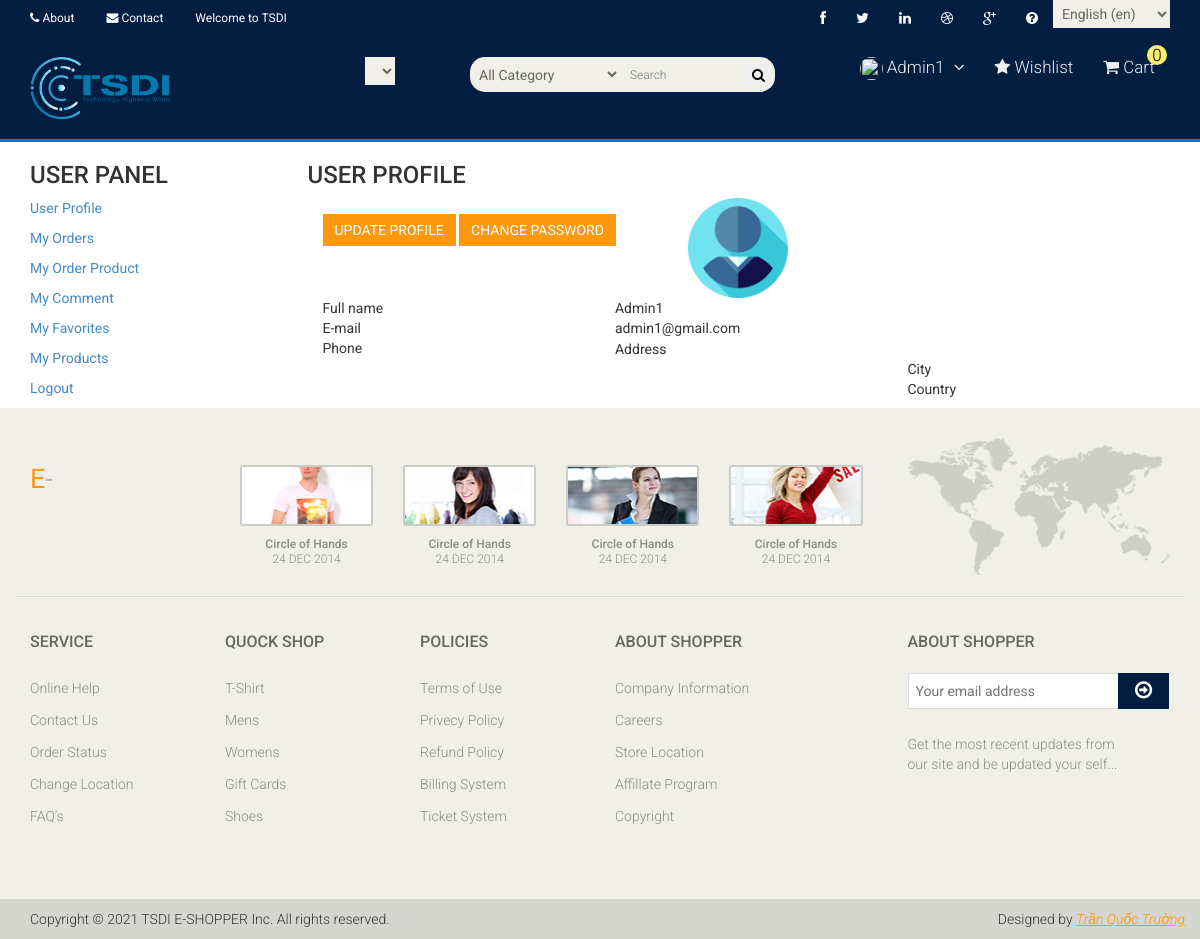
The page /user/userprofile/ (signed in) on the database its author committed.
### user/models.py (models this page shows, shortened)
class UserProfile(models.Model):
    user = models.OneToOneField(User, on_delete=models.CASCADE)
    phone = models.CharField(max_length=15, blank=True)
    address = models.CharField(max_length=150, blank=True)
    city = models.CharField(max_length=20, blank=True)
    country = models.CharField(max_length=20, blank=True)
    image = models.ImageField(blank=True, upload_to='user')
    language = models.ForeignKey(Language, on_delete=models.CASCADE, null=True, blank=True)
    currency = models.ForeignKey(Currency, on_delete=models.CASCADE, null=True, blank=True)
    def image_tag(self):
        return mark_safe('<img src="{}" height="50"/>'.format(self.image.url))
    image_tag.short_decription = 'Image'

### user/views.py (the view)
# urls.py: path('userprofile/', userprofile_form, name='userprofile'),
def userprofile_form(request):
    categories = Category.objects.all()
    profile = UserProfile.objects.get(user_id=request.user.id)
    context = dict(categories=categories, profile=profile)
    return render(request, 'userprofile_form.html', context)

### home/templatetags/poll_extras.py (called while the page is built)
@register.simple_tag
def categorylist():
    return Category.objects.all()

@register.simple_tag
def shopcartcount(userid):
    count = ShopCart.objects.filter(user_id=userid).count()
    return count

### user/templates/userprofile_form.html (shortened to what this page needs)
{% extends 'base.html' %}
{% load static %}
{% block content %}
    <div class="container">
        <div class="row">
            <div class="col-sm-3">
                <h3>USER PANEL</h3>
                <p><a href="{% url 'userprofile' %}">User Profile</a></p>
                <p><a href="{% url 'user_orders' %}">My Orders</a></p>
                <p><a href="{% url 'user_order_product' %}">My Order Product</a></p>
                <p><a href="{% url 'user_comments' %}">My Comment</a></p>
                <p><a href="#">My Favorites</a></p>
                <p><a href="#">My Products</a></p>
                <p><a href="{% url 'logout' %}">Logout</a></p>
            </div>
            <div class="col-sm-9">
                <div class="row profile">
                    <h3/>USER PROFILE</h3>
                    <div class="col-sm-5"><a href="{% url 'user_update' %}" class="btn btn-primary">UPDATE PROFILE</a>&nbsp;<a href="{% url 'user_password' %}" class="btn btn-primary">CHANGE PASSWORD</a></div><div class="col-sm-7"><img src="{{profile.image.url}}" width="100"></div>
                    <div class="col-sm-4">Full name</div><div class="col-sm-8">{{profile.user.first_name}}</div>
                    <div class="col-sm-4">E-mail</div><div class="col-sm-8">{{profile.user.email}}</div>
                    <div class="col-sm-4">Phone</div><div class="col-sm-8">{{profile.phone}}</div>
                    <div class="col-sm-4">Address</div><div class="col-sm-8">{{profile.address}}</div>
                    <div class="col-sm-4">City</div><div class="col-sm-8">{{profile.city}}</div>
                    <div class="col-sm-4">Country</div><div class="col-sm-8">{{profile.country}}</div>
                </div>
            </div>
        </div>
    </div>
{% endblock %}

### home/templates/header.html (shortened to what this page needs)
{% load static %}
{% load i18n %}
<header id="header" class="sticky-top">
    <div class="header_top">
        <div class="container">
            <div class="row">
                <div class="col-sm-6">
                    <div class="contactinfo">
                        <ul class="nav nav-pills">
                            <li><a href="{% url 'about' %}"><i class="fa fa-phone"></i> {% trans "About" %}</a></li>
                            <li><a href="{% url 'contact' %}"><i class="fa fa-envelope"></i> {% trans "Contact" %} </a></li>
                            <li><a href="#">{% trans "Welcome to TSDI" %}</a></li>
                        </ul>
                    </div>
                </div>
                <div class="col-sm-6">
                    <div class="social-icons pull-right">
                        <ul class="nav navbar-nav">
                            <li><a href="#"><i class="fa fa-facebook"></i></a></li>
                            <li><a href="#"><i class="fa fa-twitter"></i></a></li>
                            <li><a href="#"><i class="fa fa-linkedin"></i></a></li>
                            <li><a href="#"><i class="fa fa-dribbble"></i></a></li>
                            <li><a href="#"><i class="fa fa-google-plus"></i></a></li>
                            <li><a href="{% url 'faq' %}"><i class="fa fa-question-circle" aria-hidden="true"></i></a></li>
                            <li>
                                <form action="{% url 'selectlanguage' %}" method="post">{% csrf_token %}
                                    <select name="language" onchange="submit()" >
                                        {% get_current_language as LANGUAGE_CODE %}
                                        {% get_available_languages as LANGUAGES %}
                                        {% get_language_info_list for LANGUAGES as languages %}
                                        {% for language in languages %}
                                            <option value="{{ language.code }}"{% if language.code == LANGUAGE_CODE %} selected{% endif %}>
                                                {{ language.name_local }} ({{ language.code }})
                                            </option>
                                        {% endfor %}
                                    </select>
                                </form>
                            </li>
                        </ul>
                    </div>
                </div>
            </div>
        </div>
    </div>
    <div class="header-middle">
        <div class="container">
            <div class="row">
                <div class="col-sm-4">
                    <div class="logo pull-left">
                        <a href="{% url 'home' %}"><img src="{% static 'images/home/logo.png' %}" alt="" width="140"/></a>
                    </div>
                    <div class="btn-group pull-right">
                        <div class="btn-group">
                            <form id="currency_switcher" method="POST" action="{% url 'selectcurrency' %}">
                            <select name="currency" onchange="submit()" >
                            </select>
                        </form>
                        </div>
                    </div>
                </div>
                <div class="col-sm-4">
                        <div class="search_box pull-right">
                            <form action="/search/" method="post">
                                <input type="text" name="query" placeholder="Search" class="input search-input"/>
                                <select name="catid" class="input search-categories">
                                    <option value="0" selected>All Category </option>
                                    {% load poll_extras %}
                                </select>
                                <button class="search-btn"><i class="fa fa-search"></i></button>
                            </form>
                        </div>
                </div>
                    <div class="pull-right mainmenu ">
                        <ul class="nav navbar-nav">
                            {% if user.id is not None %}
                            <li class="dropdown">
                                <a href="#">
                                    <img src="{{request.session.userimage}}" alt="" style="height:23px; width:23px; border-radius:12px">
                                    {{user.first_name}} <i class="fa fa-angle-down"></i>
                                </a>
                            </li>
                            {% else %}
                            <li><a href="{% url 'signup' %}"><i class="fa fa-user"></i> {% trans "Sign up" %}</a></li>
                            <li><a href="{% url 'login' %}"><i class="fa fa-lock"></i> {% trans "Login" %}</a></li>
                            {% endif %}
                            <li><a href="#"><i class="fa fa-star"></i> {% trans "Wishlist" %}</a></li>
                            <li>
                                <a href="{% url 'shopcart' %}">
                                    <i class="fa fa-shopping-cart"></i> {% trans "Cart" %}
                                    {% load poll_extras %}
                                    {% shopcartcount user.id as count %}
                                    <span class="qty"> {{count}}</span>
                                </a>
                            </li>
                        </ul>
                    </div>
                </div>
            </div>
        </div>
    <div class="header-bottom">
    </div>
</header>

### static/css/main.css (style rules this page uses)
.qty { height: 20px; line-height: 20px; position: absolute; right: -12px; top: -12px; width: 20px; background: #fced70; border-radius: 16px; white-space: nowrap; color: #000; text-align: center; }
select.input.search-categories { float: left; position: absolute; height: 35px; right: 170px; width: 150px; border-top-left-radius:15px; border-bottom-left-radius:15px; }
.sticky-top { position: -webkit-sticky; position: sticky; top: 0; z-index: 1020; }
button.search-btn { position: absolute; border: navajowhite; right: 19px; top: 7px; }
body { font-family: 'Roboto', sans-serif; background:; position: relative; font-weight:400px; }
ul li { list-style: none; }
a { -webkit-transition: 300ms; -moz-transition: 300ms; -o-transition: 300ms; transition: 300ms; }
h1, h2, h3, h4, h5, h6 { font-family: 'Roboto', sans-serif; }
.header_top { background: none repeat scroll 0 0 #041e42; }
.contactinfo ul li:first-child { margin-left: -15px; }
.contactinfo ul li a { font-size: 12px; color: white; font-family: 'Roboto', sans-serif; }
.social-icons ul li a { border: 0 none; border-radius: 0; color: white; padding:0px; }
.social-icons ul li { display:inline-block; }
.social-icons ul li a i { padding: 11px 15px; transition: all 0.9s ease 0s; -moz-transition: all 0.9s ease 0s; -webkit-transition: all 0.9s ease 0s; -o-transition: all 0.9s ease 0s; }
.header-middle { background:#041e42; }
.header-middle .container .row { margin-left: 0; margin-right: 0; padding-bottom: 20px; padding-top: 20px; }
.header-middle .container .row .col-sm-4 { padding-left: 0; }
.header-bottom { padding-bottom: 0px; padding-top: 3px; background:#0071DC; }
.mainmenu ul li { padding-right: 15px; padding-left: 15px; }
.mainmenu ul li:first-child { padding-left: 0px; }
.mainmenu ul li a { color: #ecf0f1; font-family: 'Roboto', sans-serif; font-size: 17px; font-weight: 300; padding: 0; padding-bottom: 10px; }
.search_box input { background: #F0F0E9; border: medium none; color: #B2B2B2; font-family: 'roboto'; font-size: 12px; font-weight: 300; height: 35px; outline: medium none; padding-left: 10px; width: 155px; background-image: url(../images/home/searchicon.png); background-repeat: no-repeat; background-position: 130px; border-top-right-radius:15px; border-bottom-right-radius:15px; }
.fa-angle-down { padding-left: 5px; }
.user_info input, select, textarea { background: #F0F0E9; border:0; color: #696763; padding: 5px; width: 100%; border-radius: 0; resize: none }
.btn.btn-primary { background:#FE980F; border: 0 none; border-radius: 0; margin-top: 16px; }

### rows shown on the page
UserProfile: image (placeholder picture), user.first_name "Admin1", user.email "admin1@gmail.com"

### other values the page prints
{{ user.first_name }} "Admin1"
{{ count }} "0"
form field language "English (en)"
